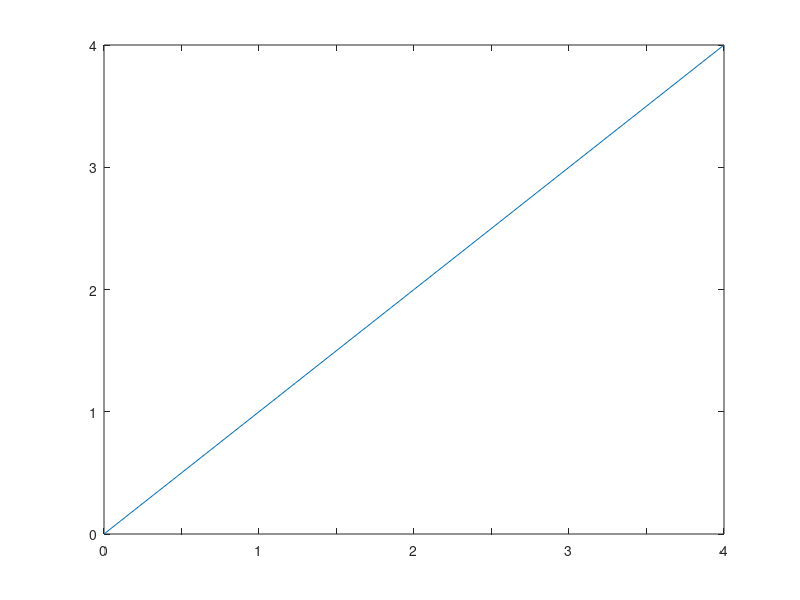

Write the MATLAB code that produced this figure.
%% Mean contour error Circle R15mm, F= 3.14mm/s. Time 15s
% plot(vec_refr_1Coarse(1,1:25),vec_ViscousCoarse(1,1:25),'-','Color','g');
clf;

TickFontSize = 14;
LegendFontSize = 14;
set(gca,'XTick',1:1:10,'FontSize',14)
set(gca,'YTick',0:1:5,'FontSize',12)
% hold all;
x = linspace(1,10,10);% simple set of x values
y = [2.62,2.60,2.54  ,2.49 ,2.49 ,2.49, 2.48,2.81,2.46,2.47]; % random y values for each x value
x1 = linspace(1,10,10);% simple set of x values
y1 = [0.39, 0.42, 0.39, 0.38, 0.37, 0.69, 0.40, 0.42, 0.42, 0.41]; % random y values for each x value
%Default
% x = [0,0.3 ,1.2 ,2  ,4   ,5.2 ,8.6 ,9.2 ,10.2,10.4,10.5]; % simple set of x values
% y = [5,3.33,1.25,0.8,0.45,0.35,0.25,0.28,0.45,0.55,0.7]; % random y values for each x value
xx = linspace(0,10.5,1000); % many x values for plotting
yy = spline(x,y,xx); % generate y values based on spline interpolation
plot(x,y,'b*'); % red data points
hold on;
plot(x1,y1,'rpentagram'); % red data points

h =legend('Conventional','Proposed');
set(h,'FontSize',LegendFontSize); 
hFig = figure(1);
set(gca,'position',[.05,.08,.4,.3]);
% set(hFig, 'Position', [0 0 505 505])
% set(gca,'XTickLabel',1:1:10,'FontSize',TickFontSize);
% set(gca,'YTickLabel',0:1:4,'FontSize',TickFontSize);
xlabel('Trial','FontSize',TickFontSize); 
ylabel({['Mean of contour error'],['magnitude[\mum]']},'FontSize',TickFontSize)
axis([1 10 0 4])
% set(gca,'XTickLabel',1:10:100);
% set(gca,'XTick',0:2:10,'FontSize',13)
% set(gca,'XTickLabel',{'1',' ',' ',' ',' ',' ',' ',' ',' ','10'},'FontSize',TickFontSize)
%  set(gca,'XTickLabel',['0';' ';'1';' ';'2';' ';'3';' ';'10'])
% set(gca,'XTickLabel',['1';' ';' ';' ';' ';' ';' ';' ';' ';'10'])
%% Mean contour error Parallelgram  R4mm, F= 3.14mm/s. Time 18s
% plot(vec_refr_1Coarse(1,1:25),vec_ViscousCoarse(1,1:25),'-','Color','g');
clf;
TickFontSize = 14;
LegendFontSize = 14;
set(gca,'XTick',1:1:10,'FontSize',14)
set(gca,'YTick',0:1:5,'FontSize',12)
% hold all;
x = linspace(1,10,10);% simple set of x values
y = [2.34,2.31,2.41  ,2.44 ,2.35 ,2.38, 2.39,2.41,2.41,2.40]; % random y values for each x value
x1 = linspace(1,10,10);% simple set of x values
y1 = [1.09, 0.43, 0.40, 0.54, 0.52, 0.40, 0.53, 0.81, 0.48, 0.43]; % random y values for each x value
%Default
% x = [0,0.3 ,1.2 ,2  ,4   ,5.2 ,8.6 ,9.2 ,10.2,10.4,10.5]; % simple set of x values
% y = [5,3.33,1.25,0.8,0.45,0.35,0.25,0.28,0.45,0.55,0.7]; % random y values for each x value
xx = linspace(0,10.5,1000); % many x values for plotting
yy = spline(x,y,xx); % generate y values based on spline interpolation
plot(x,y,'b*'); % red data points
hold on;
plot(x1,y1,'rpentagram'); % red data points

h =legend('Conventional','Proposed');
set(h,'FontSize',LegendFontSize); 
hFig = figure(1);
set(gca,'position',[.05,.08,.4,.3]);
% set(hFig, 'Position', [0 0 505 505])
xlabel('Trial','FontSize',TickFontSize); 
ylabel({['Mean of contour error'],['magnitude[\mum]']},'FontSize',TickFontSize)
axis([1 10 0 4])
% set(gca,'XTickLabel',1:10:100);
set(gca,'XTickLabel',{'1',' ',' ',' ',' ',' ',' ',' ',' ','10'})
%  set(gca,'XTickLabel',['0';' ';'1';' ';'2';' ';'3';' ';'10'])
% set(gca,'XTickLabel',['1';' ';' ';' ';' ';' ';' ';' ';' ';'10'])

%% Mean contour error Triangle contour R4mm, F= 3.14mm/s. Time 25.7s
% plot(vec_refr_1Coarse(1,1:25),vec_ViscousCoarse(1,1:25),'-','Color','g');
clf;
TickFontSize = 14;
LegendFontSize = 14;
set(gca,'XTick',1:1:10,'FontSize',14)
set(gca,'YTick',0:1:5,'FontSize',12)
% hold all;
x = linspace(1,10,10);% simple set of x values
y = [2.54,3.11,2.54  ,2.55 ,2.62 ,2.59, 2.57,2.65,2.58,3.35]; % random y values for each x value
x1 = linspace(1,10,10);% simple set of x values
y1 = [1.79, 0.75, 0.51, 0.52, 0.52, 0.59, 0.50, 0.67, 0.60, 1.55]; % random y values for each x value
%Default
% x = [0,0.3 ,1.2 ,2  ,4   ,5.2 ,8.6 ,9.2 ,10.2,10.4,10.5]; % simple set of x values
% y = [5,3.33,1.25,0.8,0.45,0.35,0.25,0.28,0.45,0.55,0.7]; % random y values for each x value
xx = linspace(0,10.5,1000); % many x values for plotting
yy = spline(x,y,xx); % generate y values based on spline interpolation
plot(x,y,'b*'); % red data points
hold on;
% plot(0:4,0:4)
plot(x1,y1,'rpentagram'); % red data points

h =legend('Conventional','Proposed');
set(h,'FontSize',LegendFontSize); 
hFig = figure(1);
set(gca,'position',[.05,.08,.4,.3]);
% set(hFig, 'Position', [0 0 505 505])
xlabel('Trial','FontSize',TickFontSize); 
ylabel({['Mean of contour error'],['magnitude[\mum]']},'FontSize',TickFontSize)
axis([1 10 0 4])
% set(gca,'XTickLabel',1:10:100);
set(gca,'XTickLabel',{'1',' ',' ',' ',' ',' ',' ',' ',' ','10'})
%  set(gca,'XTickLabel',['0';' ';'1';' ';'2';' ';'3';' ';'10'])
% set(gca,'XTickLabel',['1';' ';' ';' ';' ';' ';' ';' ';' ';'10'])
%% Velocity Viscous Graph
clf;
plot(0:4,0:4)
set(gca,'XLim',[0 4])
set(gca,'XTick',[0:0.5:4])
set(gca,'XTickLabel',['0';' ';'1';' ';'2';' ';'3';' ';'4'])